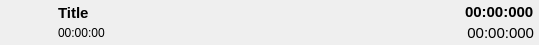
<?xml version="1.0" encoding="UTF-8"?>
<ui version="4.0">
 <class>PlaylistItem</class>
 <widget class="QWidget" name="PlaylistItem">
  <property name="geometry">
   <rect>
    <x>0</x>
    <y>0</y>
    <width>539</width>
    <height>45</height>
   </rect>
  </property>
  <property name="sizePolicy">
   <sizepolicy hsizetype="Expanding" vsizetype="Fixed">
    <horstretch>0</horstretch>
    <verstretch>0</verstretch>
   </sizepolicy>
  </property>
  <property name="minimumSize">
   <size>
    <width>0</width>
    <height>45</height>
   </size>
  </property>
  <property name="maximumSize">
   <size>
    <width>16777215</width>
    <height>45</height>
   </size>
  </property>
  <property name="windowTitle">
   <string>Form</string>
  </property>
  <layout class="QHBoxLayout" name="horizontalLayout">
   <property name="spacing">
    <number>8</number>
   </property>
   <property name="leftMargin">
    <number>5</number>
   </property>
   <property name="topMargin">
    <number>0</number>
   </property>
   <property name="rightMargin">
    <number>5</number>
   </property>
   <property name="bottomMargin">
    <number>0</number>
   </property>
   <item>
    <widget class="QLabel" name="image">
     <property name="sizePolicy">
      <sizepolicy hsizetype="Fixed" vsizetype="Fixed">
       <horstretch>0</horstretch>
       <verstretch>0</verstretch>
      </sizepolicy>
     </property>
     <property name="minimumSize">
      <size>
       <width>45</width>
       <height>0</height>
      </size>
     </property>
     <property name="maximumSize">
      <size>
       <width>45</width>
       <height>45</height>
      </size>
     </property>
     <property name="text">
      <string/>
     </property>
     <property name="pixmap">
      <pixmap resource="../../resources/flow.qrc">:/images/icons/media-music.svg</pixmap>
     </property>
     <property name="scaledContents">
      <bool>true</bool>
     </property>
    </widget>
   </item>
   <item>
    <widget class="QWidget" name="mediaInfo" native="true">
     <property name="sizePolicy">
      <sizepolicy hsizetype="Expanding" vsizetype="Expanding">
       <horstretch>0</horstretch>
       <verstretch>0</verstretch>
      </sizepolicy>
     </property>
     <property name="maximumSize">
      <size>
       <width>16777215</width>
       <height>45</height>
      </size>
     </property>
     <layout class="QVBoxLayout" name="verticalLayout_2">
      <property name="spacing">
       <number>0</number>
      </property>
      <property name="leftMargin">
       <number>0</number>
      </property>
      <property name="topMargin">
       <number>0</number>
      </property>
      <property name="rightMargin">
       <number>0</number>
      </property>
      <property name="bottomMargin">
       <number>0</number>
      </property>
      <item>
       <widget class="QLabel" name="title">
        <property name="sizePolicy">
         <sizepolicy hsizetype="Ignored" vsizetype="Fixed">
          <horstretch>0</horstretch>
          <verstretch>0</verstretch>
         </sizepolicy>
        </property>
        <property name="minimumSize">
         <size>
          <width>1</width>
          <height>0</height>
         </size>
        </property>
        <property name="font">
         <font>
          <pointsize>11</pointsize>
          <bold>true</bold>
         </font>
        </property>
        <property name="text">
         <string>Title</string>
        </property>
        <property name="scaledContents">
         <bool>true</bool>
        </property>
        <property name="wordWrap">
         <bool>false</bool>
        </property>
       </widget>
      </item>
      <item>
       <widget class="QLabel" name="infos">
        <property name="sizePolicy">
         <sizepolicy hsizetype="Ignored" vsizetype="Fixed">
          <horstretch>0</horstretch>
          <verstretch>0</verstretch>
         </sizepolicy>
        </property>
        <property name="minimumSize">
         <size>
          <width>1</width>
          <height>0</height>
         </size>
        </property>
        <property name="font">
         <font>
          <pointsize>9</pointsize>
          <italic>false</italic>
          <bold>false</bold>
          <underline>false</underline>
          <strikeout>false</strikeout>
         </font>
        </property>
        <property name="text">
         <string>00:00:00</string>
        </property>
        <property name="wordWrap">
         <bool>false</bool>
        </property>
       </widget>
      </item>
     </layout>
    </widget>
   </item>
   <item>
    <widget class="QWidget" name="timeArea" native="true">
     <property name="sizePolicy">
      <sizepolicy hsizetype="Fixed" vsizetype="Expanding">
       <horstretch>0</horstretch>
       <verstretch>0</verstretch>
      </sizepolicy>
     </property>
     <property name="maximumSize">
      <size>
       <width>16777215</width>
       <height>45</height>
      </size>
     </property>
     <layout class="QVBoxLayout" name="verticalLayout">
      <property name="spacing">
       <number>0</number>
      </property>
      <property name="leftMargin">
       <number>0</number>
      </property>
      <property name="topMargin">
       <number>0</number>
      </property>
      <property name="rightMargin">
       <number>0</number>
      </property>
      <property name="bottomMargin">
       <number>0</number>
      </property>
      <item>
       <widget class="QLabel" name="duration">
        <property name="sizePolicy">
         <sizepolicy hsizetype="Expanding" vsizetype="Fixed">
          <horstretch>0</horstretch>
          <verstretch>0</verstretch>
         </sizepolicy>
        </property>
        <property name="font">
         <font>
          <pointsize>11</pointsize>
          <bold>true</bold>
         </font>
        </property>
        <property name="text">
         <string>00:00:000</string>
        </property>
       </widget>
      </item>
      <item>
       <widget class="QLabel" name="progress">
        <property name="sizePolicy">
         <sizepolicy hsizetype="Expanding" vsizetype="Fixed">
          <horstretch>0</horstretch>
          <verstretch>0</verstretch>
         </sizepolicy>
        </property>
        <property name="font">
         <font>
          <pointsize>11</pointsize>
         </font>
        </property>
        <property name="text">
         <string>00:00:000</string>
        </property>
        <property name="alignment">
         <set>Qt::AlignmentFlag::AlignRight|Qt::AlignmentFlag::AlignTrailing|Qt::AlignmentFlag::AlignVCenter</set>
        </property>
       </widget>
      </item>
     </layout>
    </widget>
   </item>
  </layout>
 </widget>
 <resources>
  <include location="../../resources/flow.qrc"/>
 </resources>
 <connections/>
</ui>
